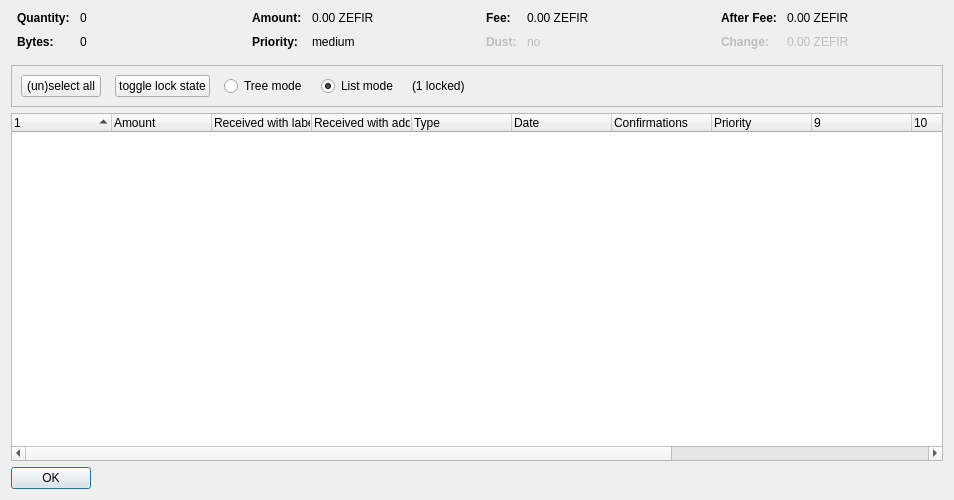
<?xml version="1.0" encoding="UTF-8"?>
<ui version="4.0">
 <class>CoinControlDialog</class>
 <widget class="QDialog" name="CoinControlDialog">
  <property name="geometry">
   <rect>
    <x>0</x>
    <y>0</y>
    <width>954</width>
    <height>500</height>
   </rect>
  </property>
  <property name="windowTitle">
   <string>Coin Selection</string>
  </property>
  <layout class="QVBoxLayout" name="verticalLayout">
   <item>
    <layout class="QHBoxLayout" name="horizontalLayoutTop" stretch="0,0,0,0">
     <property name="topMargin">
      <number>0</number>
     </property>
     <property name="bottomMargin">
      <number>10</number>
     </property>
     <item>
      <layout class="QFormLayout" name="formLayoutCoinControl1">
       <property name="horizontalSpacing">
        <number>10</number>
       </property>
       <property name="verticalSpacing">
        <number>10</number>
       </property>
       <property name="leftMargin">
        <number>6</number>
       </property>
       <property name="rightMargin">
        <number>6</number>
       </property>
       <item row="0" column="0">
        <widget class="QLabel" name="labelCoinControlQuantityText">
         <property name="font">
          <font>
           <weight>75</weight>
           <bold>true</bold>
          </font>
         </property>
         <property name="text">
          <string>Quantity:</string>
         </property>
        </widget>
       </item>
       <item row="0" column="1">
        <widget class="QLabel" name="labelCoinControlQuantity">
         <property name="cursor">
          <cursorShape>IBeamCursor</cursorShape>
         </property>
         <property name="contextMenuPolicy">
          <enum>Qt::ActionsContextMenu</enum>
         </property>
         <property name="text">
          <string notr="true">0</string>
         </property>
         <property name="textInteractionFlags">
          <set>Qt::LinksAccessibleByMouse|Qt::TextSelectableByKeyboard|Qt::TextSelectableByMouse</set>
         </property>
        </widget>
       </item>
       <item row="1" column="0">
        <widget class="QLabel" name="labelCoinControlBytesText">
         <property name="font">
          <font>
           <weight>75</weight>
           <bold>true</bold>
          </font>
         </property>
         <property name="text">
          <string>Bytes:</string>
         </property>
        </widget>
       </item>
       <item row="1" column="1">
        <widget class="QLabel" name="labelCoinControlBytes">
         <property name="cursor">
          <cursorShape>IBeamCursor</cursorShape>
         </property>
         <property name="contextMenuPolicy">
          <enum>Qt::ActionsContextMenu</enum>
         </property>
         <property name="text">
          <string notr="true">0</string>
         </property>
         <property name="textInteractionFlags">
          <set>Qt::LinksAccessibleByMouse|Qt::TextSelectableByKeyboard|Qt::TextSelectableByMouse</set>
         </property>
        </widget>
       </item>
      </layout>
     </item>
     <item>
      <layout class="QFormLayout" name="formLayoutCoinControl2">
       <property name="horizontalSpacing">
        <number>10</number>
       </property>
       <property name="verticalSpacing">
        <number>10</number>
       </property>
       <property name="leftMargin">
        <number>6</number>
       </property>
       <property name="rightMargin">
        <number>6</number>
       </property>
       <item row="0" column="0">
        <widget class="QLabel" name="labelCoinControlAmountText">
         <property name="font">
          <font>
           <weight>75</weight>
           <bold>true</bold>
          </font>
         </property>
         <property name="text">
          <string>Amount:</string>
         </property>
        </widget>
       </item>
       <item row="0" column="1">
        <widget class="QLabel" name="labelCoinControlAmount">
         <property name="cursor">
          <cursorShape>IBeamCursor</cursorShape>
         </property>
         <property name="contextMenuPolicy">
          <enum>Qt::ActionsContextMenu</enum>
         </property>
         <property name="text">
          <string notr="true">0.00 ZEFIR</string>
         </property>
         <property name="textInteractionFlags">
          <set>Qt::LinksAccessibleByMouse|Qt::TextSelectableByKeyboard|Qt::TextSelectableByMouse</set>
         </property>
        </widget>
       </item>
       <item row="1" column="0">
        <widget class="QLabel" name="labelCoinControlPriorityText">
         <property name="font">
          <font>
           <weight>75</weight>
           <bold>true</bold>
          </font>
         </property>
         <property name="text">
          <string>Priority:</string>
         </property>
        </widget>
       </item>
       <item row="1" column="1">
        <widget class="QLabel" name="labelCoinControlPriority">
         <property name="cursor">
          <cursorShape>IBeamCursor</cursorShape>
         </property>
         <property name="contextMenuPolicy">
          <enum>Qt::ActionsContextMenu</enum>
         </property>
         <property name="text">
          <string>medium</string>
         </property>
         <property name="textInteractionFlags">
          <set>Qt::LinksAccessibleByMouse|Qt::TextSelectableByKeyboard|Qt::TextSelectableByMouse</set>
         </property>
        </widget>
       </item>
      </layout>
     </item>
     <item>
      <layout class="QFormLayout" name="formLayoutCoinControl3">
       <property name="horizontalSpacing">
        <number>10</number>
       </property>
       <property name="verticalSpacing">
        <number>10</number>
       </property>
       <property name="leftMargin">
        <number>6</number>
       </property>
       <property name="rightMargin">
        <number>6</number>
       </property>
       <item row="0" column="0">
        <widget class="QLabel" name="labelCoinControlFeeText">
         <property name="font">
          <font>
           <weight>75</weight>
           <bold>true</bold>
          </font>
         </property>
         <property name="text">
          <string>Fee:</string>
         </property>
        </widget>
       </item>
       <item row="0" column="1">
        <widget class="QLabel" name="labelCoinControlFee">
         <property name="cursor">
          <cursorShape>IBeamCursor</cursorShape>
         </property>
         <property name="contextMenuPolicy">
          <enum>Qt::ActionsContextMenu</enum>
         </property>
         <property name="text">
          <string notr="true">0.00 ZEFIR</string>
         </property>
         <property name="textInteractionFlags">
          <set>Qt::LinksAccessibleByMouse|Qt::TextSelectableByKeyboard|Qt::TextSelectableByMouse</set>
         </property>
        </widget>
       </item>
       <item row="1" column="0">
        <widget class="QLabel" name="labelCoinControlLowOutputText">
         <property name="enabled">
          <bool>false</bool>
         </property>
         <property name="font">
          <font>
           <weight>75</weight>
           <bold>true</bold>
          </font>
         </property>
         <property name="text">
          <string>Dust:</string>
         </property>
        </widget>
       </item>
       <item row="1" column="1">
        <widget class="QLabel" name="labelCoinControlLowOutput">
         <property name="enabled">
          <bool>false</bool>
         </property>
         <property name="cursor">
          <cursorShape>IBeamCursor</cursorShape>
         </property>
         <property name="contextMenuPolicy">
          <enum>Qt::ActionsContextMenu</enum>
         </property>
         <property name="text">
          <string>no</string>
         </property>
         <property name="textInteractionFlags">
          <set>Qt::LinksAccessibleByMouse|Qt::TextSelectableByKeyboard|Qt::TextSelectableByMouse</set>
         </property>
        </widget>
       </item>
      </layout>
     </item>
     <item>
      <layout class="QFormLayout" name="formLayoutCoinControl4">
       <property name="horizontalSpacing">
        <number>10</number>
       </property>
       <property name="verticalSpacing">
        <number>10</number>
       </property>
       <property name="leftMargin">
        <number>6</number>
       </property>
       <property name="rightMargin">
        <number>6</number>
       </property>
       <item row="0" column="0">
        <widget class="QLabel" name="labelCoinControlAfterFeeText">
         <property name="font">
          <font>
           <weight>75</weight>
           <bold>true</bold>
          </font>
         </property>
         <property name="text">
          <string>After Fee:</string>
         </property>
        </widget>
       </item>
       <item row="0" column="1">
        <widget class="QLabel" name="labelCoinControlAfterFee">
         <property name="cursor">
          <cursorShape>IBeamCursor</cursorShape>
         </property>
         <property name="contextMenuPolicy">
          <enum>Qt::ActionsContextMenu</enum>
         </property>
         <property name="text">
          <string notr="true">0.00 ZEFIR</string>
         </property>
         <property name="textInteractionFlags">
          <set>Qt::LinksAccessibleByMouse|Qt::TextSelectableByKeyboard|Qt::TextSelectableByMouse</set>
         </property>
        </widget>
       </item>
       <item row="1" column="0">
        <widget class="QLabel" name="labelCoinControlChangeText">
         <property name="enabled">
          <bool>false</bool>
         </property>
         <property name="font">
          <font>
           <weight>75</weight>
           <bold>true</bold>
          </font>
         </property>
         <property name="text">
          <string>Change:</string>
         </property>
        </widget>
       </item>
       <item row="1" column="1">
        <widget class="QLabel" name="labelCoinControlChange">
         <property name="enabled">
          <bool>false</bool>
         </property>
         <property name="cursor">
          <cursorShape>IBeamCursor</cursorShape>
         </property>
         <property name="contextMenuPolicy">
          <enum>Qt::ActionsContextMenu</enum>
         </property>
         <property name="text">
          <string notr="true">0.00 ZEFIR</string>
         </property>
         <property name="textInteractionFlags">
          <set>Qt::LinksAccessibleByMouse|Qt::TextSelectableByKeyboard|Qt::TextSelectableByMouse</set>
         </property>
        </widget>
       </item>
      </layout>
     </item>
    </layout>
   </item>
   <item>
    <widget class="QFrame" name="frame">
     <property name="minimumSize">
      <size>
       <width>0</width>
       <height>40</height>
      </size>
     </property>
     <property name="frameShape">
      <enum>QFrame::StyledPanel</enum>
     </property>
     <property name="frameShadow">
      <enum>QFrame::Sunken</enum>
     </property>
     <layout class="QHBoxLayout" name="horizontalLayout">
      <item>
       <layout class="QHBoxLayout" name="horizontalLayoutPanel" stretch="0,0,0,0,0,0">
        <property name="spacing">
         <number>14</number>
        </property>
        <item>
         <widget class="QPushButton" name="pushButtonSelectAll">
          <property name="sizePolicy">
           <sizepolicy hsizetype="Maximum" vsizetype="Fixed">
            <horstretch>0</horstretch>
            <verstretch>0</verstretch>
           </sizepolicy>
          </property>
          <property name="text">
           <string>(un)select all</string>
          </property>
          <property name="autoDefault">
           <bool>false</bool>
          </property>
         </widget>
        </item>
        <item>
         <widget class="QPushButton" name="pushButtonToggleLock">
          <property name="sizePolicy">
           <sizepolicy hsizetype="Maximum" vsizetype="Fixed">
            <horstretch>0</horstretch>
            <verstretch>0</verstretch>
           </sizepolicy>
          </property>
          <property name="text">
           <string>toggle lock state</string>
          </property>
          <property name="autoDefault">
           <bool>false</bool>
          </property>
         </widget>
        </item>
        <item>
         <widget class="QRadioButton" name="radioTreeMode">
          <property name="sizePolicy">
           <sizepolicy hsizetype="Maximum" vsizetype="Fixed">
            <horstretch>0</horstretch>
            <verstretch>0</verstretch>
           </sizepolicy>
          </property>
          <property name="text">
           <string>Tree mode</string>
          </property>
         </widget>
        </item>
        <item>
         <widget class="QRadioButton" name="radioListMode">
          <property name="sizePolicy">
           <sizepolicy hsizetype="Maximum" vsizetype="Fixed">
            <horstretch>0</horstretch>
            <verstretch>0</verstretch>
           </sizepolicy>
          </property>
          <property name="text">
           <string>List mode</string>
          </property>
          <property name="checked">
           <bool>true</bool>
          </property>
         </widget>
        </item>
        <item>
         <widget class="QLabel" name="labelLocked">
          <property name="text">
           <string>(1 locked)</string>
          </property>
         </widget>
        </item>
        <item>
         <spacer name="horizontalSpacer">
          <property name="orientation">
           <enum>Qt::Horizontal</enum>
          </property>
          <property name="sizeHint" stdset="0">
           <size>
            <width>40</width>
            <height>20</height>
           </size>
          </property>
         </spacer>
        </item>
       </layout>
      </item>
     </layout>
    </widget>
   </item>
   <item>
    <widget class="CoinControlTreeWidget" name="treeWidget">
     <property name="contextMenuPolicy">
      <enum>Qt::CustomContextMenu</enum>
     </property>
     <property name="sortingEnabled">
      <bool>false</bool>
     </property>
     <property name="columnCount">
      <number>13</number>
     </property>
     <attribute name="headerShowSortIndicator" stdset="0">
      <bool>true</bool>
     </attribute>
     <attribute name="headerStretchLastSection">
      <bool>false</bool>
     </attribute>
     <column>
      <property name="text">
       <string/>
      </property>
     </column>
     <column>
      <property name="text">
       <string>Amount</string>
      </property>
     </column>
     <column>
      <property name="text">
       <string>Received with label</string>
      </property>
     </column>
     <column>
      <property name="text">
       <string>Received with address</string>
      </property>
     </column>
     <column>
      <property name="text">
       <string>Type</string>
      </property>
     </column>
     <column>
      <property name="text">
       <string>Date</string>
      </property>
     </column>
     <column>
      <property name="text">
       <string>Confirmations</string>
      </property>
      <property name="toolTip">
       <string>Confirmed</string>
      </property>
     </column>
     <column>
      <property name="text">
       <string>Priority</string>
      </property>
     </column>
     <column>
      <property name="text">
       <string/>
      </property>
     </column>
     <column>
      <property name="text">
       <string/>
      </property>
     </column>
     <column>
      <property name="text">
       <string/>
      </property>
     </column>
     <column>
      <property name="text">
       <string/>
      </property>
     </column>
     <column>
      <property name="text">
       <string/>
      </property>
     </column>
    </widget>
   </item>
   <item>
    <widget class="QDialogButtonBox" name="buttonBox">
     <property name="sizePolicy">
      <sizepolicy hsizetype="Maximum" vsizetype="Fixed">
       <horstretch>0</horstretch>
       <verstretch>0</verstretch>
      </sizepolicy>
     </property>
     <property name="orientation">
      <enum>Qt::Horizontal</enum>
     </property>
     <property name="standardButtons">
      <set>QDialogButtonBox::Ok</set>
     </property>
    </widget>
   </item>
  </layout>
 </widget>
 <customwidgets>
  <customwidget>
   <class>CoinControlTreeWidget</class>
   <extends>QTreeWidget</extends>
   <header>coincontroltreewidget.h</header>
  </customwidget>
 </customwidgets>
 <resources/>
 <connections/>
</ui>
